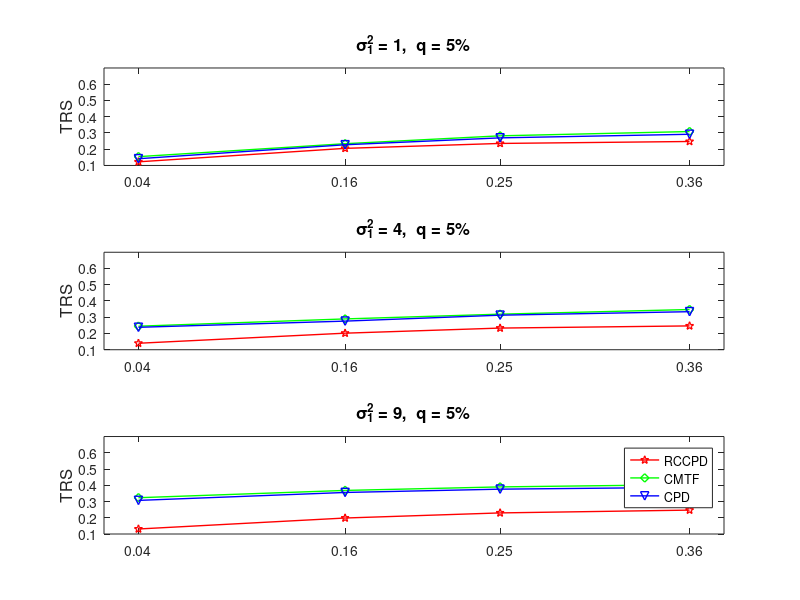

Write the MATLAB code that produced this figure.
% close all; clear; clc

% parameter setting
size = [10 10 10 20];
outlier_variance = [1,4,9];
noise_variance = [0.04,0.16,0.25,0.36];

% read data

RCCPD = load('ave_RCCPD_TRS_5.mat');
RCCPD = RCCPD.ave_RCCPD_TRS;
CMTF = load('ave_CMTF_TRS_5.mat');
CMTF = CMTF.ave_CMTF_TRS;
CPD = load('ave_CPD_TRS_5.mat');
CPD = CPD.ave_CPD_TRS;

title_list = {'\sigma_1^2 = 1,  q = 5%','\sigma_1^2 = 4,  q = 5%','\sigma_1^2 = 9,  q = 5%'};
figure
for i = 1:3
    subplot(3,1,i)
    plot(noise_variance,RCCPD(i,:),'-pr','linewidth',1); hold on
    plot(noise_variance,CMTF(i,:),'-dg','linewidth',1); hold on
    plot(noise_variance,CPD(i,:),'-vb','linewidth',1)
    title(title_list{i},'fontsize',12)
    ylim([0.1 0.7])
    ylabel('TRS','fontsize',12)
    xticks([0.04 0.16 0.25 0.36])
    xlim([0.02 0.38])
end
legend({'RCCPD','CMTF','CPD'},'Location','northeast')


